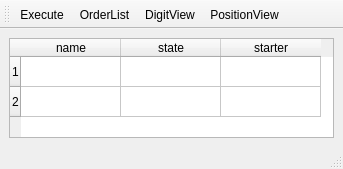
<?xml version="1.0" encoding="UTF-8"?>
<ui version="4.0">
 <class>MainWindow</class>
 <widget class="QMainWindow" name="MainWindow">
  <property name="geometry">
   <rect>
    <x>0</x>
    <y>0</y>
    <width>343</width>
    <height>169</height>
   </rect>
  </property>
  <property name="sizePolicy">
   <sizepolicy hsizetype="Minimum" vsizetype="Minimum">
    <horstretch>0</horstretch>
    <verstretch>0</verstretch>
   </sizepolicy>
  </property>
  <property name="minimumSize">
   <size>
    <width>343</width>
    <height>169</height>
   </size>
  </property>
  <property name="windowTitle">
   <string>ZeroOMS</string>
  </property>
  <property name="windowIcon">
   <iconset resource="zerooms.qrc">
    <normaloff>:/resource/lightning.png</normaloff>:/resource/lightning.png</iconset>
  </property>
  <widget class="QWidget" name="centralwidget">
   <layout class="QVBoxLayout" name="verticalLayout">
    <item>
     <widget class="QTableWidget" name="tableWidget">
      <property name="editTriggers">
       <set>QAbstractItemView::NoEditTriggers</set>
      </property>
      <row>
       <property name="text">
        <string>1</string>
       </property>
      </row>
      <row>
       <property name="text">
        <string>2</string>
       </property>
      </row>
      <column>
       <property name="text">
        <string>name</string>
       </property>
      </column>
      <column>
       <property name="text">
        <string>state</string>
       </property>
      </column>
      <column>
       <property name="text">
        <string>starter</string>
       </property>
      </column>
     </widget>
    </item>
   </layout>
  </widget>
  <widget class="QStatusBar" name="statusbar"/>
  <widget class="QToolBar" name="toolBar">
   <property name="windowTitle">
    <string>toolBar</string>
   </property>
   <attribute name="toolBarArea">
    <enum>TopToolBarArea</enum>
   </attribute>
   <attribute name="toolBarBreak">
    <bool>false</bool>
   </attribute>
   <addaction name="actionExecute"/>
   <addaction name="actionOrderlist"/>
   <addaction name="actionDigitView"/>
   <addaction name="actionPositionView"/>
  </widget>
  <action name="actionExecute">
   <property name="checkable">
    <bool>true</bool>
   </property>
   <property name="icon">
    <iconset resource="zerooms.qrc">
     <normaloff>:/resource/shield.png</normaloff>
     <normalon>:/resource/lightning.png</normalon>:/resource/shield.png</iconset>
   </property>
   <property name="text">
    <string>Execute</string>
   </property>
  </action>
  <action name="actionOrderlist">
   <property name="icon">
    <iconset resource="zerooms.qrc">
     <normaloff>:/resource/book_keeping.png</normaloff>:/resource/book_keeping.png</iconset>
   </property>
   <property name="text">
    <string>OrderList</string>
   </property>
  </action>
  <action name="actionDigitView">
   <property name="icon">
    <iconset resource="zerooms.qrc">
     <normaloff>:/resource/dollar.png</normaloff>:/resource/dollar.png</iconset>
   </property>
   <property name="text">
    <string>DigitView</string>
   </property>
  </action>
  <action name="actionPositionView">
   <property name="icon">
    <iconset resource="zerooms.qrc">
     <normaloff>:/resource/Settings-Location-icon.png</normaloff>:/resource/Settings-Location-icon.png</iconset>
   </property>
   <property name="text">
    <string>PositionView</string>
   </property>
  </action>
 </widget>
 <resources>
  <include location="zerooms.qrc"/>
 </resources>
 <connections>
  <connection>
   <sender>actionExecute</sender>
   <signal>toggled(bool)</signal>
   <receiver>MainWindow</receiver>
   <slot>slot_ToggleExecute()</slot>
   <hints>
    <hint type="sourcelabel">
     <x>-1</x>
     <y>-1</y>
    </hint>
    <hint type="destinationlabel">
     <x>168</x>
     <y>81</y>
    </hint>
   </hints>
  </connection>
  <connection>
   <sender>tableWidget</sender>
   <signal>cellDoubleClicked(int,int)</signal>
   <receiver>MainWindow</receiver>
   <slot>slot_StartXingDlg()</slot>
   <hints>
    <hint type="sourcelabel">
     <x>171</x>
     <y>91</y>
    </hint>
    <hint type="destinationlabel">
     <x>171</x>
     <y>84</y>
    </hint>
   </hints>
  </connection>
  <connection>
   <sender>actionOrderlist</sender>
   <signal>triggered(bool)</signal>
   <receiver>MainWindow</receiver>
   <slot>slot_TriggerOrderList()</slot>
   <hints>
    <hint type="sourcelabel">
     <x>-1</x>
     <y>-1</y>
    </hint>
    <hint type="destinationlabel">
     <x>171</x>
     <y>84</y>
    </hint>
   </hints>
  </connection>
 </connections>
 <slots>
  <slot>slot_ToggleExecute()</slot>
  <slot>slot_StartXingDlg()</slot>
  <slot>slot_TriggerOrderList()</slot>
 </slots>
</ui>
